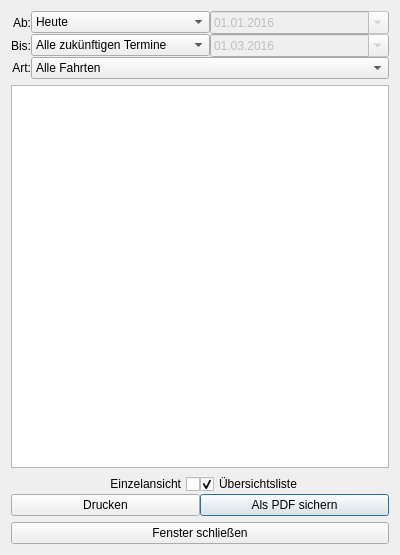
<?xml version="1.0" encoding="UTF-8"?>
<ui version="4.0">
 <class>Export</class>
 <widget class="QDialog" name="Export">
  <property name="windowModality">
   <enum>Qt::WindowModal</enum>
  </property>
  <property name="geometry">
   <rect>
    <x>0</x>
    <y>0</y>
    <width>400</width>
    <height>555</height>
   </rect>
  </property>
  <property name="sizePolicy">
   <sizepolicy hsizetype="Fixed" vsizetype="MinimumExpanding">
    <horstretch>0</horstretch>
    <verstretch>0</verstretch>
   </sizepolicy>
  </property>
  <property name="minimumSize">
   <size>
    <width>400</width>
    <height>400</height>
   </size>
  </property>
  <property name="maximumSize">
   <size>
    <width>400</width>
    <height>1000</height>
   </size>
  </property>
  <property name="windowTitle">
   <string>Exportieren</string>
  </property>
  <layout class="QGridLayout" name="gridLayout_3" rowstretch="0,1,0,0">
   <property name="horizontalSpacing">
    <number>0</number>
   </property>
   <property name="verticalSpacing">
    <number>6</number>
   </property>
   <item row="0" column="0">
    <layout class="QGridLayout" name="gridLayout_2" rowstretch="1,1,1" columnstretch="0,1,1">
     <item row="0" column="0">
      <widget class="QLabel" name="label">
       <property name="text">
        <string>Ab:</string>
       </property>
       <property name="alignment">
        <set>Qt::AlignRight|Qt::AlignTrailing|Qt::AlignVCenter</set>
       </property>
      </widget>
     </item>
     <item row="0" column="1">
      <widget class="QComboBox" name="comboAb">
       <property name="enabled">
        <bool>true</bool>
       </property>
       <property name="currentIndex">
        <number>0</number>
       </property>
       <item>
        <property name="text">
         <string>Heute</string>
        </property>
       </item>
       <item>
        <property name="text">
         <string>Datum</string>
        </property>
       </item>
       <item>
        <property name="text">
         <string>Diesem Jahr</string>
        </property>
       </item>
       <item>
        <property name="text">
         <string>Alle vergangenen Termine</string>
        </property>
       </item>
      </widget>
     </item>
     <item row="1" column="0">
      <widget class="QLabel" name="label_2">
       <property name="text">
        <string>Bis:</string>
       </property>
       <property name="alignment">
        <set>Qt::AlignRight|Qt::AlignTrailing|Qt::AlignVCenter</set>
       </property>
      </widget>
     </item>
     <item row="1" column="1">
      <widget class="QComboBox" name="comboBis">
       <property name="enabled">
        <bool>true</bool>
       </property>
       <property name="currentIndex">
        <number>3</number>
       </property>
       <item>
        <property name="text">
         <string>Heute</string>
        </property>
       </item>
       <item>
        <property name="text">
         <string>Datum</string>
        </property>
       </item>
       <item>
        <property name="text">
         <string>Ende diesen Jahres</string>
        </property>
       </item>
       <item>
        <property name="text">
         <string>Alle zukünftigen Termine</string>
        </property>
       </item>
      </widget>
     </item>
     <item row="2" column="0">
      <widget class="QLabel" name="label_3">
       <property name="text">
        <string>Art:</string>
       </property>
       <property name="alignment">
        <set>Qt::AlignRight|Qt::AlignTrailing|Qt::AlignVCenter</set>
       </property>
      </widget>
     </item>
     <item row="2" column="1" colspan="2">
      <widget class="QComboBox" name="ComboArt">
       <property name="enabled">
        <bool>true</bool>
       </property>
       <property name="currentIndex">
        <number>8</number>
       </property>
       <item>
        <property name="text">
         <string>Museumsfahrten</string>
        </property>
       </item>
       <item>
        <property name="text">
         <string>Sonderzüge</string>
        </property>
       </item>
       <item>
        <property name="text">
         <string>Nikolauszüge</string>
        </property>
       </item>
       <item>
        <property name="text">
         <string>Museumszug mit ELF</string>
        </property>
       </item>
       <item>
        <property name="text">
         <string>ELF Schnupperkurs</string>
        </property>
       </item>
       <item>
        <property name="text">
         <string>Bahnhofsfest</string>
        </property>
       </item>
       <item>
        <property name="text">
         <string>Ausbildung</string>
        </property>
       </item>
       <item>
        <property name="text">
         <string>Sonstiges</string>
        </property>
       </item>
       <item>
        <property name="text">
         <string>Alle Fahrten</string>
        </property>
       </item>
      </widget>
     </item>
     <item row="0" column="2">
      <widget class="QDateEdit" name="dateAb">
       <property name="enabled">
        <bool>false</bool>
       </property>
       <property name="maximumDate">
        <date>
         <year>2100</year>
         <month>12</month>
         <day>31</day>
        </date>
       </property>
       <property name="minimumDate">
        <date>
         <year>1999</year>
         <month>11</month>
         <day>27</day>
        </date>
       </property>
       <property name="displayFormat">
        <string>dd.MM.yyyy</string>
       </property>
       <property name="calendarPopup">
        <bool>true</bool>
       </property>
       <property name="date">
        <date>
         <year>2016</year>
         <month>1</month>
         <day>1</day>
        </date>
       </property>
      </widget>
     </item>
     <item row="1" column="2">
      <widget class="QDateEdit" name="dateBis">
       <property name="enabled">
        <bool>false</bool>
       </property>
       <property name="maximumDate">
        <date>
         <year>2100</year>
         <month>12</month>
         <day>31</day>
        </date>
       </property>
       <property name="minimumDate">
        <date>
         <year>1999</year>
         <month>11</month>
         <day>27</day>
        </date>
       </property>
       <property name="displayFormat">
        <string>dd.MM.yyyy</string>
       </property>
       <property name="calendarPopup">
        <bool>true</bool>
       </property>
       <property name="date">
        <date>
         <year>2016</year>
         <month>3</month>
         <day>1</day>
        </date>
       </property>
      </widget>
     </item>
    </layout>
   </item>
   <item row="2" column="0">
    <layout class="QGridLayout" name="gridLayout">
     <item row="1" column="0">
      <widget class="QPushButton" name="buttonDrucken">
       <property name="text">
        <string>Drucken</string>
       </property>
      </widget>
     </item>
     <item row="1" column="1">
      <widget class="QPushButton" name="buttonPDF">
       <property name="enabled">
        <bool>true</bool>
       </property>
       <property name="text">
        <string>Als PDF sichern</string>
       </property>
       <property name="default">
        <bool>true</bool>
       </property>
      </widget>
     </item>
     <item row="0" column="0">
      <widget class="QCheckBox" name="checkSingle">
       <property name="layoutDirection">
        <enum>Qt::RightToLeft</enum>
       </property>
       <property name="text">
        <string>Einzelansicht</string>
       </property>
      </widget>
     </item>
     <item row="0" column="1">
      <widget class="QCheckBox" name="checkListe">
       <property name="text">
        <string>Übersichtsliste</string>
       </property>
       <property name="checked">
        <bool>true</bool>
       </property>
      </widget>
     </item>
    </layout>
   </item>
   <item row="3" column="0">
    <widget class="QPushButton" name="buttonClose">
     <property name="text">
      <string>Fenster schließen</string>
     </property>
    </widget>
   </item>
   <item row="1" column="0">
    <widget class="QListWidget" name="listZuege">
     <property name="selectionMode">
      <enum>QAbstractItemView::MultiSelection</enum>
     </property>
     <property name="verticalScrollMode">
      <enum>QAbstractItemView::ScrollPerPixel</enum>
     </property>
     <property name="horizontalScrollMode">
      <enum>QAbstractItemView::ScrollPerPixel</enum>
     </property>
    </widget>
   </item>
  </layout>
 </widget>
 <resources/>
 <connections>
  <connection>
   <sender>buttonClose</sender>
   <signal>clicked()</signal>
   <receiver>Export</receiver>
   <slot>accept()</slot>
   <hints>
    <hint type="sourcelabel">
     <x>329</x>
     <y>635</y>
    </hint>
    <hint type="destinationlabel">
     <x>372</x>
     <y>646</y>
    </hint>
   </hints>
  </connection>
 </connections>
</ui>
